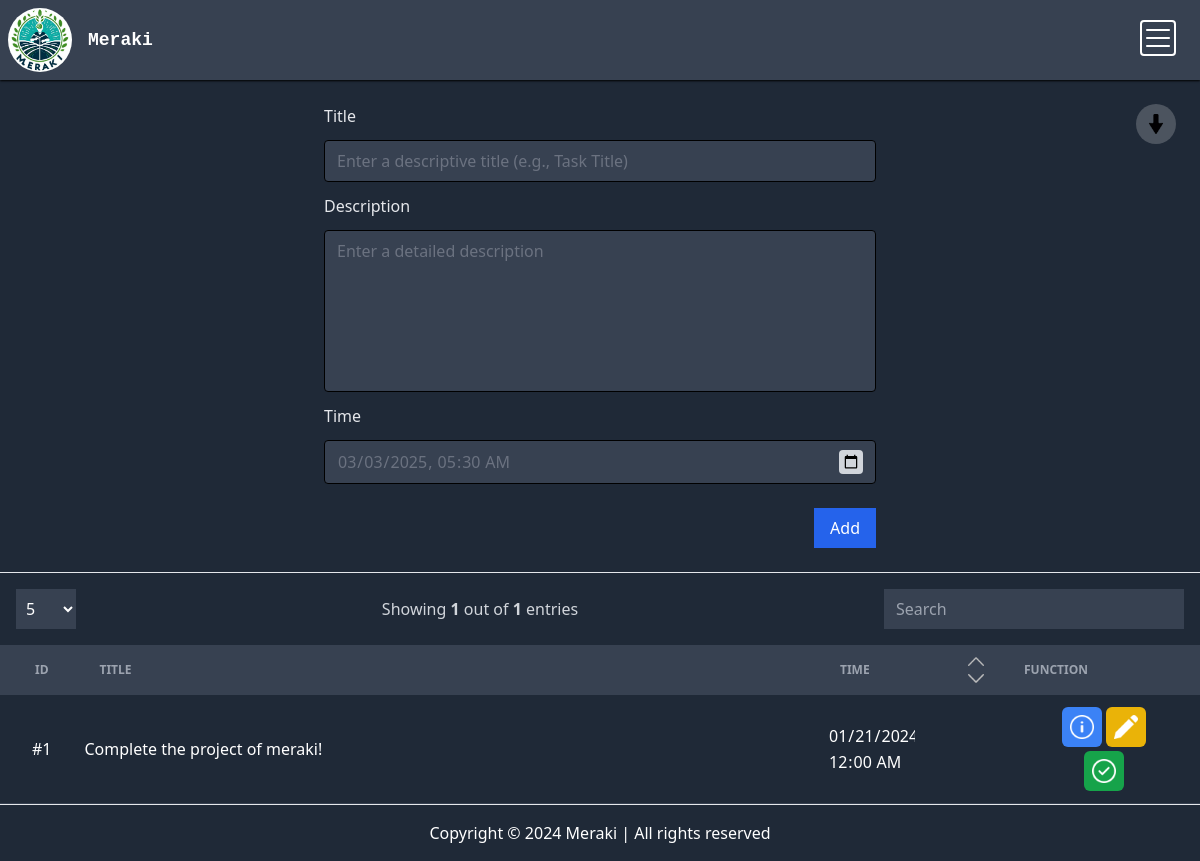
Before: / (signed in) with the older database file.
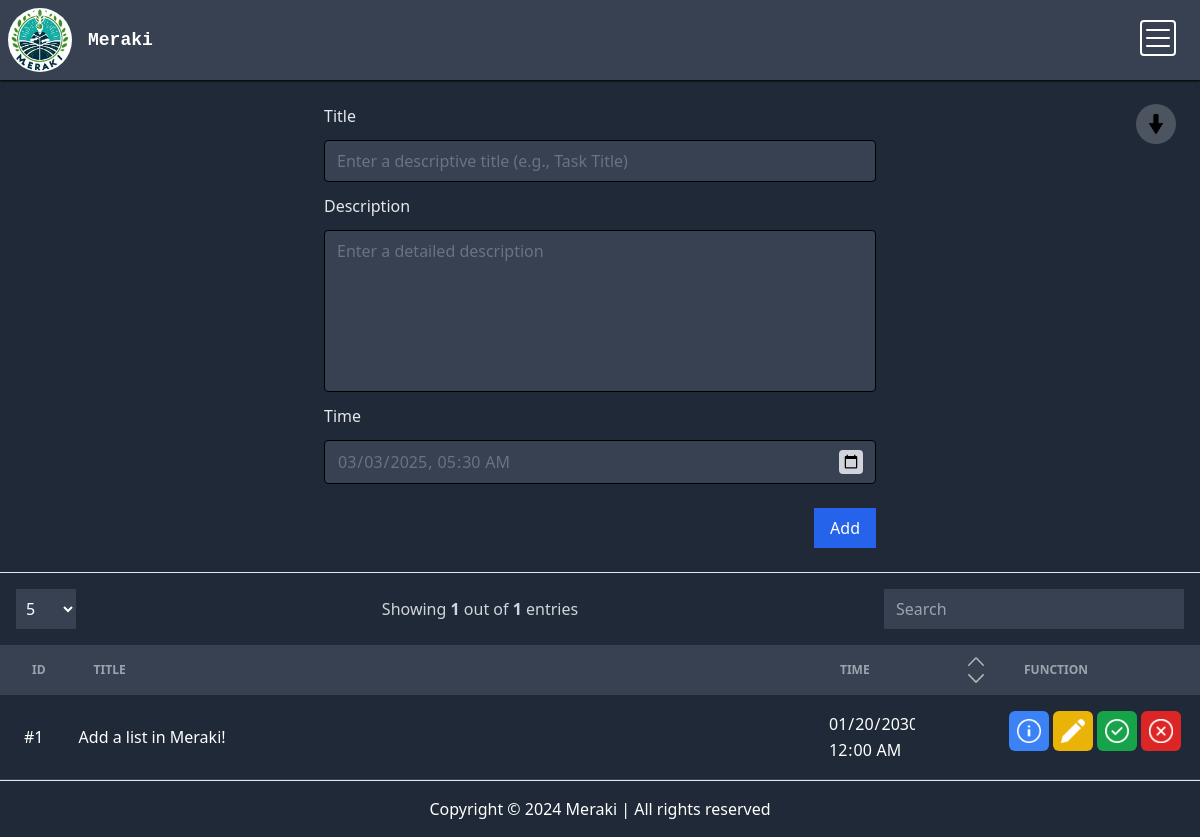
After: the same page with the newer database file.
### tables this page shows
CREATE TABLE `tasks` (
  `id` varchar(30) NOT NULL,
  `task_id` int(11) NOT NULL,
  `task_title` varchar(50) NOT NULL,
  `task_desc` varchar(300) NOT NULL,
  `task_time` text NOT NULL,
  `task_status` varchar(10) NOT NULL DEFAULT 'progress'
);

### index.php (shortened to what the changed rows need)
<?php
include ("partials/_dbconnect.php");
?>
<!DOCTYPE html>
<html lang="en" class="scroll-smooth">
<head>
    <link rel="stylesheet" href="side/style.css">
</head>
<body class="flex flex-col min-h-screen hide-scrollbar bg-gray-800">
    <div class="w-full overflow-hidden">
        <table class="min-w-full">
            <thead class="uppercase text-xs bg-gray-700 text-gray-400 text-left">
                <tr>
                    <th scope="col" class="px-4 py-3 sm:px-8 text-center">Id</th>
                    <th scope="col" class="px-4 py-3 w-full">Title</th>
                    <th scope="col" class="px-6 py-3 sm:w-32 md:w-48 flex justify-between items-center">
                        <span>Time</span>
                        <div class="flex flex-col space-y-2">
                            <button type="button" onclick="window.location.assign('?o=asc')">
                                <img src="images/up-arrow.png" width="16" class="invert-[75%]" <?php if (isset($_GET['o']) && $_GET['o'] == 'asc') {
                                    echo 'style="filter: invert(100%)"';
                                } ?>
                                    alt="">
                            </button>
                            <button type="button" onclick="window.location.assign('?o=desc')">
                                <?php
                                if (isset($_GET['o']) && $_GET['o'] == 'desc') {
                                    echo '<img src="images/down-arrow.png" width="16" class="invert-[75%]" alt="" style="filter: invert(100%)">';
                                } else {
                                    echo '<img src="images/down-arrow.png" width="16" class="invert-[75%]" alt="">';
                                }
                                ?>
                            </button>
                        </div>
                    </th>
                    <th scope="col" class="px-4 py-3 sm:min-w-48">Function</th>
                </tr>
            </thead>
            <tbody>
                <?php
                if (isset($_SESSION["log"]) && $_SESSION["log"] == true) {
                    $id = $_SESSION["id"];
                    $status = "progress";
                    $sql = "SELECT * FROM `tasks` WHERE `id` = ? AND `task_status` = ? ORDER BY `task_time` ASC";
                    $stmt = mysqli_prepare($conn, $sql);
                    mysqli_stmt_bind_param($stmt, "ss", $id, $status);
                    mysqli_stmt_execute($stmt);
                    $result = mysqli_stmt_get_result($stmt);
                    $num = mysqli_num_rows($result);
                    if ($num != 0) {
                        $i = 1;
                        while ($row = mysqli_fetch_assoc($result)) {
                            $title = $row["task_title"];
                            $time = $row["task_time"];
                            $task_id = $row["task_id"];
                            echo '<tr class="bg-gray-800 border-gray-700 text-white border-b hidden tr" id="#' . $task_id . '">
                                <td class="px-3 py-4 text-sm sm:text-base text-center sm:px-8">#' . $task_id . '</td>
                                <div>
                                    <td class="py-4 text-sm sm:text-base title w-full">' . $title . '</td>
                                </div>
                                <td class="px-3 py-4">
                                    <input type="datetime-local" class="bg-gray-800 outline-none datetime hidden" value="' . $time . '">
                                    <input type="date" class="bg-gray-800 outline-none w-[87px] hide-cal date text-sm sm:text-base hide" readonly>
                                    <input type="time" class="bg-gray-800 outline-none w-[87px] hide-cal time text-sm sm:text-base" readonly>
                                </td>
                                <td class="text-center py-3 space-y-1 grid place-items-center">
                                    <div class="flex space-x-1">
                                        <button data-modal-target="detail-modal-' . $i . '" data-modal-toggle="detail-modal-' . $i . '" class="rounded-md bg-blue-500 hover:bg-blue-600 p-2">
                                            <img class="invert w-6" src="../images/detail.png" alt="detail">
                                        </button>
                                        <button data-modal-target="edit-modal-' . $i . '" data-modal-toggle="edit-modal-' . $i . '"  href="" class="rounded-md bg-yellow-500 hover:bg-yellow-600 p-2">
                                            <img class="invert w-6" src="../images/edit.png" alt="edit">
                                        </button>
                                    </div>
                                        <button data-modal-target="finish-modal-' . $i . '" data-modal-toggle="finish-modal-' . $i . '" href="" class="rounded-md bg-green-600 hover:bg-green-700 p-2">
                                            <img class="invert w-6" src="../images/finish.png" alt="finish">
                                        </button>
                                </td>
                            </tr>';
                            $i++;
                        }
                    } else {
                        include ("partials/_dummy-input.php");
                    }
                } else {
                    include ("partials/_dummy-login.php");
                }
                ?>
            </tbody>
        </table>
    </div>
</body>
</html>

### partials/_dummy-input.php (shortened to what the changed rows need)
<tr class="bg-gray-800 border-gray-700 text-white border-b hidden tr" id="#6969">
    <td class="px-6 py-4">#1</td>
    <td class="py-4 text-sm sm:text-base">Add a list in Meraki!</td>
    <td class="px-3 py-4">
        <input type="date" class="bg-gray-800 outline-none w-[87px] hide-cal date" readonly>
        <input type="time" class="bg-gray-800 outline-none w-[87px] hide-cal time" readonly>
    </td>
    <td class="py-4 grid grid-cols-1 gap-1 sm:flex">
        <div class="w-fit">
            <button data-modal-target="dummy-input-detail-modal" data-modal-toggle="dummy-input-detail-modal"
                class="rounded-md bg-blue-500 hover:bg-blue-600 p-2">
                <img class="invert w-6" src="../images/detail.png" alt="detail">
            </button>
            <button data-modal-target="dummy-input-edit-modal" data-modal-toggle="dummy-input-edit-modal" href=""
                class="rounded-md bg-yellow-500 hover:bg-yellow-600 p-2">
                <img class="invert w-6" src="../images/edit.png" alt="edit">
            </button>
        </div>
        <div class="w-fit">
            <button data-modal-target="dummy-input-finish-modal" data-modal-toggle="dummy-input-finish-modal" href=""
                class="rounded-md bg-green-600 hover:bg-green-700 p-2">
                <img class="invert w-6" src="../images/finish.png" alt="finish">
            </button>
            <button data-modal-target="dummy-input-delete-modal" data-modal-toggle="dummy-input-delete-modal" href=""
                class="rounded-md bg-red-600 hover:bg-red-700 p-2">
                <img class="invert w-6" src="../images/delete.png" alt="delete">
            </button>
        </div>
    </td>
</tr>

Changed rows visible on the page:
no longer on this page (row edited): tasks: task_id "1", task_title "Complete the project of meraki!"
Other visible differences:
form field value: (not shown) → "01/20/2030"
form field value: (not shown) → "00:00"
text now shown: "#1 Add a list in Meraki!"
